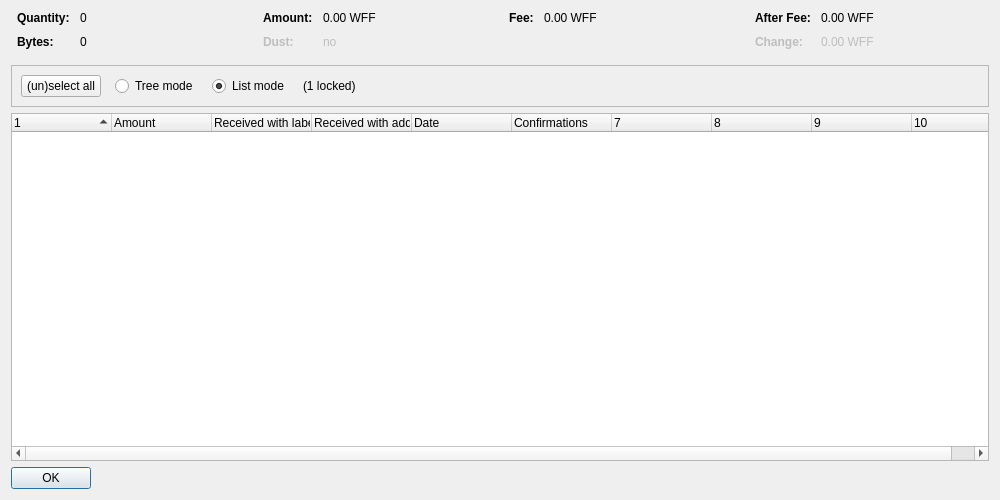
<?xml version="1.0" encoding="UTF-8"?>
<ui version="4.0">
 <class>CoinControlDialog</class>
 <widget class="QDialog" name="CoinControlDialog">
  <property name="geometry">
   <rect>
    <x>0</x>
    <y>0</y>
    <width>1000</width>
    <height>500</height>
   </rect>
  </property>
  <property name="windowTitle">
   <string>Coin Selection</string>
  </property>
  <layout class="QVBoxLayout" name="verticalLayout">
   <item>
    <layout class="QHBoxLayout" name="horizontalLayoutTop" stretch="0,0,0,0">
     <property name="topMargin">
      <number>0</number>
     </property>
     <property name="bottomMargin">
      <number>10</number>
     </property>
     <item>
      <layout class="QFormLayout" name="formLayoutCoinControl1">
       <property name="horizontalSpacing">
        <number>10</number>
       </property>
       <property name="verticalSpacing">
        <number>10</number>
       </property>
       <property name="leftMargin">
        <number>6</number>
       </property>
       <property name="rightMargin">
        <number>6</number>
       </property>
       <item row="0" column="0">
        <widget class="QLabel" name="labelCoinControlQuantityText">
         <property name="font">
          <font>
           <weight>75</weight>
           <bold>true</bold>
          </font>
         </property>
         <property name="text">
          <string>Quantity:</string>
         </property>
        </widget>
       </item>
       <item row="0" column="1">
        <widget class="QLabel" name="labelCoinControlQuantity">
         <property name="cursor">
          <cursorShape>IBeamCursor</cursorShape>
         </property>
         <property name="contextMenuPolicy">
          <enum>Qt::ActionsContextMenu</enum>
         </property>
         <property name="text">
          <string notr="true">0</string>
         </property>
         <property name="textInteractionFlags">
          <set>Qt::LinksAccessibleByMouse|Qt::TextSelectableByKeyboard|Qt::TextSelectableByMouse</set>
         </property>
        </widget>
       </item>
       <item row="1" column="0">
        <widget class="QLabel" name="labelCoinControlBytesText">
         <property name="font">
          <font>
           <weight>75</weight>
           <bold>true</bold>
          </font>
         </property>
         <property name="text">
          <string>Bytes:</string>
         </property>
        </widget>
       </item>
       <item row="1" column="1">
        <widget class="QLabel" name="labelCoinControlBytes">
         <property name="cursor">
          <cursorShape>IBeamCursor</cursorShape>
         </property>
         <property name="contextMenuPolicy">
          <enum>Qt::ActionsContextMenu</enum>
         </property>
         <property name="text">
          <string notr="true">0</string>
         </property>
         <property name="textInteractionFlags">
          <set>Qt::LinksAccessibleByMouse|Qt::TextSelectableByKeyboard|Qt::TextSelectableByMouse</set>
         </property>
        </widget>
       </item>
      </layout>
     </item>
     <item>
      <layout class="QFormLayout" name="formLayoutCoinControl2">
       <property name="horizontalSpacing">
        <number>10</number>
       </property>
       <property name="verticalSpacing">
        <number>10</number>
       </property>
       <property name="leftMargin">
        <number>6</number>
       </property>
       <property name="rightMargin">
        <number>6</number>
       </property>
       <item row="0" column="0">
        <widget class="QLabel" name="labelCoinControlAmountText">
         <property name="font">
          <font>
           <weight>75</weight>
           <bold>true</bold>
          </font>
         </property>
         <property name="text">
          <string>Amount:</string>
         </property>
        </widget>
       </item>
       <item row="0" column="1">
        <widget class="QLabel" name="labelCoinControlAmount">
         <property name="cursor">
          <cursorShape>IBeamCursor</cursorShape>
         </property>
         <property name="contextMenuPolicy">
          <enum>Qt::ActionsContextMenu</enum>
         </property>
         <property name="text">
          <string notr="true">0.00 WFF</string>
         </property>
         <property name="textInteractionFlags">
          <set>Qt::LinksAccessibleByMouse|Qt::TextSelectableByKeyboard|Qt::TextSelectableByMouse</set>
         </property>
        </widget>
       </item>
       <item row="1" column="0">
        <widget class="QLabel" name="labelCoinControlLowOutputText">
         <property name="enabled">
          <bool>false</bool>
         </property>
         <property name="font">
          <font>
           <weight>75</weight>
           <bold>true</bold>
          </font>
         </property>
         <property name="text">
          <string>Dust:</string>
         </property>
        </widget>
       </item>
       <item row="1" column="1">
        <widget class="QLabel" name="labelCoinControlLowOutput">
         <property name="enabled">
          <bool>false</bool>
         </property>
         <property name="cursor">
          <cursorShape>IBeamCursor</cursorShape>
         </property>
         <property name="contextMenuPolicy">
          <enum>Qt::ActionsContextMenu</enum>
         </property>
         <property name="text">
          <string notr="true">no</string>
         </property>
         <property name="textInteractionFlags">
          <set>Qt::LinksAccessibleByMouse|Qt::TextSelectableByKeyboard|Qt::TextSelectableByMouse</set>
         </property>
        </widget>
       </item>
      </layout>
     </item>
     <item>
      <layout class="QFormLayout" name="formLayoutCoinControl3">
       <property name="horizontalSpacing">
        <number>10</number>
       </property>
       <property name="verticalSpacing">
        <number>10</number>
       </property>
       <property name="leftMargin">
        <number>6</number>
       </property>
       <property name="rightMargin">
        <number>6</number>
       </property>
       <item row="0" column="0">
        <widget class="QLabel" name="labelCoinControlFeeText">
         <property name="font">
          <font>
           <weight>75</weight>
           <bold>true</bold>
          </font>
         </property>
         <property name="text">
          <string>Fee:</string>
         </property>
        </widget>
       </item>
       <item row="0" column="1">
        <widget class="QLabel" name="labelCoinControlFee">
         <property name="cursor">
          <cursorShape>IBeamCursor</cursorShape>
         </property>
         <property name="contextMenuPolicy">
          <enum>Qt::ActionsContextMenu</enum>
         </property>
         <property name="text">
          <string notr="true">0.00 WFF</string>
         </property>
         <property name="textInteractionFlags">
          <set>Qt::LinksAccessibleByMouse|Qt::TextSelectableByKeyboard|Qt::TextSelectableByMouse</set>
         </property>
        </widget>
       </item>
      </layout>
     </item>
     <item>
      <layout class="QFormLayout" name="formLayoutCoinControl4">
       <property name="horizontalSpacing">
        <number>10</number>
       </property>
       <property name="verticalSpacing">
        <number>10</number>
       </property>
       <property name="leftMargin">
        <number>6</number>
       </property>
       <property name="rightMargin">
        <number>6</number>
       </property>
       <item row="0" column="0">
        <widget class="QLabel" name="labelCoinControlAfterFeeText">
         <property name="font">
          <font>
           <weight>75</weight>
           <bold>true</bold>
          </font>
         </property>
         <property name="text">
          <string>After Fee:</string>
         </property>
        </widget>
       </item>
       <item row="0" column="1">
        <widget class="QLabel" name="labelCoinControlAfterFee">
         <property name="cursor">
          <cursorShape>IBeamCursor</cursorShape>
         </property>
         <property name="contextMenuPolicy">
          <enum>Qt::ActionsContextMenu</enum>
         </property>
         <property name="text">
          <string notr="true">0.00 WFF</string>
         </property>
         <property name="textInteractionFlags">
          <set>Qt::LinksAccessibleByMouse|Qt::TextSelectableByKeyboard|Qt::TextSelectableByMouse</set>
         </property>
        </widget>
       </item>
       <item row="1" column="0">
        <widget class="QLabel" name="labelCoinControlChangeText">
         <property name="enabled">
          <bool>false</bool>
         </property>
         <property name="font">
          <font>
           <weight>75</weight>
           <bold>true</bold>
          </font>
         </property>
         <property name="text">
          <string>Change:</string>
         </property>
        </widget>
       </item>
       <item row="1" column="1">
        <widget class="QLabel" name="labelCoinControlChange">
         <property name="enabled">
          <bool>false</bool>
         </property>
         <property name="cursor">
          <cursorShape>IBeamCursor</cursorShape>
         </property>
         <property name="contextMenuPolicy">
          <enum>Qt::ActionsContextMenu</enum>
         </property>
         <property name="text">
          <string notr="true">0.00 WFF</string>
         </property>
         <property name="textInteractionFlags">
          <set>Qt::LinksAccessibleByMouse|Qt::TextSelectableByKeyboard|Qt::TextSelectableByMouse</set>
         </property>
        </widget>
       </item>
      </layout>
     </item>
    </layout>
   </item>
   <item>
    <widget class="QFrame" name="frame">
     <property name="minimumSize">
      <size>
       <width>0</width>
       <height>40</height>
      </size>
     </property>
     <property name="frameShape">
      <enum>QFrame::StyledPanel</enum>
     </property>
     <property name="frameShadow">
      <enum>QFrame::Sunken</enum>
     </property>
     <layout class="QHBoxLayout" name="horizontalLayout">
      <item>
       <layout class="QHBoxLayout" name="horizontalLayoutPanel" stretch="0,0,0,0,0">
        <property name="spacing">
         <number>14</number>
        </property>
        <item>
         <widget class="QPushButton" name="pushButtonSelectAll">
          <property name="sizePolicy">
           <sizepolicy hsizetype="Maximum" vsizetype="Fixed">
            <horstretch>0</horstretch>
            <verstretch>0</verstretch>
           </sizepolicy>
          </property>
          <property name="text">
           <string>(un)select all</string>
          </property>
          <property name="autoDefault">
           <bool>false</bool>
          </property>
         </widget>
        </item>
        <item>
         <widget class="QRadioButton" name="radioTreeMode">
          <property name="sizePolicy">
           <sizepolicy hsizetype="Maximum" vsizetype="Fixed">
            <horstretch>0</horstretch>
            <verstretch>0</verstretch>
           </sizepolicy>
          </property>
          <property name="text">
           <string>Tree mode</string>
          </property>
         </widget>
        </item>
        <item>
         <widget class="QRadioButton" name="radioListMode">
          <property name="sizePolicy">
           <sizepolicy hsizetype="Maximum" vsizetype="Fixed">
            <horstretch>0</horstretch>
            <verstretch>0</verstretch>
           </sizepolicy>
          </property>
          <property name="text">
           <string>List mode</string>
          </property>
          <property name="checked">
           <bool>true</bool>
          </property>
         </widget>
        </item>
        <item>
         <widget class="QLabel" name="labelLocked">
          <property name="text">
           <string notr="true">(1 locked)</string>
          </property>
         </widget>
        </item>
        <item>
         <spacer name="horizontalSpacer">
          <property name="orientation">
           <enum>Qt::Horizontal</enum>
          </property>
          <property name="sizeHint" stdset="0">
           <size>
            <width>40</width>
            <height>20</height>
           </size>
          </property>
         </spacer>
        </item>
       </layout>
      </item>
     </layout>
    </widget>
   </item>
   <item>
    <widget class="CoinControlTreeWidget" name="treeWidget">
     <property name="contextMenuPolicy">
      <enum>Qt::CustomContextMenu</enum>
     </property>
     <property name="sortingEnabled">
      <bool>false</bool>
     </property>
     <property name="columnCount">
      <number>10</number>
     </property>
     <attribute name="headerShowSortIndicator" stdset="0">
      <bool>true</bool>
     </attribute>
     <attribute name="headerStretchLastSection">
      <bool>false</bool>
     </attribute>
     <column>
      <property name="text">
       <string/>
      </property>
     </column>
     <column>
      <property name="text">
       <string>Amount</string>
      </property>
     </column>
     <column>
      <property name="text">
       <string>Received with label</string>
      </property>
     </column>
     <column>
      <property name="text">
       <string>Received with address</string>
      </property>
     </column>
     <column>
      <property name="text">
       <string>Date</string>
      </property>
     </column>
     <column>
      <property name="text">
       <string>Confirmations</string>
      </property>
      <property name="toolTip">
       <string>Confirmed</string>
      </property>
     </column>
     <column>
      <property name="text">
       <string/>
      </property>
     </column>
     <column>
      <property name="text">
       <string/>
      </property>
     </column>
     <column>
      <property name="text">
       <string/>
      </property>
     </column>
     <column>
      <property name="text">
       <string/>
      </property>
     </column>
    </widget>
   </item>
   <item>
    <widget class="QDialogButtonBox" name="buttonBox">
     <property name="sizePolicy">
      <sizepolicy hsizetype="Maximum" vsizetype="Fixed">
       <horstretch>0</horstretch>
       <verstretch>0</verstretch>
      </sizepolicy>
     </property>
     <property name="orientation">
      <enum>Qt::Horizontal</enum>
     </property>
     <property name="standardButtons">
      <set>QDialogButtonBox::Ok</set>
     </property>
    </widget>
   </item>
  </layout>
 </widget>
 <customwidgets>
  <customwidget>
   <class>CoinControlTreeWidget</class>
   <extends>QTreeWidget</extends>
   <header>coincontroltreewidget.h</header>
  </customwidget>
 </customwidgets>
 <resources/>
 <connections/>
</ui>
